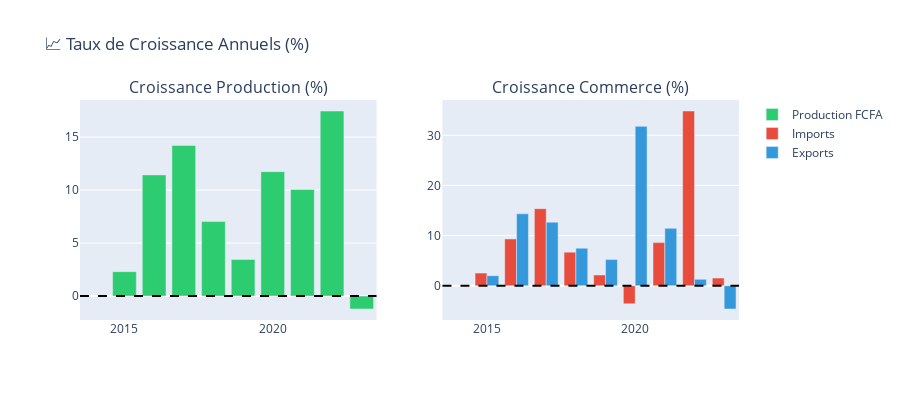

The cell this chart's notebook holds for it:
### Markdown cell above
## 8. 📋 Analyse des tendances temporelles

### Code cell
# Calcul des taux de croissance annuels
def calculate_growth_rates(df, value_col, year_col='year'):
    """Calcule les taux de croissance annuels"""
    df_sorted = df.sort_values(year_col)
    growth_rates = df_sorted[value_col].pct_change() * 100
    return growth_rates

# Taux de croissance pour les totaux
df_total_sorted = df_total.sort_values('year').copy()
df_total_sorted['growth_prod_fcfa'] = calculate_growth_rates(df_total_sorted, 'production_fcfa')
df_total_sorted['growth_prod_tonnes'] = calculate_growth_rates(df_total_sorted, 'production_tonnes')

df_commerce_sorted = df_commerce_total.sort_values('year').copy()
df_commerce_sorted['growth_imports'] = calculate_growth_rates(df_commerce_sorted, 'imports_fcfa')
df_commerce_sorted['growth_exports'] = calculate_growth_rates(df_commerce_sorted, 'exports_fcfa')

# Visualisation des taux de croissance
fig = make_subplots(rows=1, cols=2, 
                    subplot_titles=('Croissance Production (%)', 'Croissance Commerce (%)'))

# Production
fig.add_trace(
    go.Bar(x=df_total_sorted['year'], y=df_total_sorted['growth_prod_fcfa'],
           name='Production FCFA', marker_color='#2ecc71'),
    row=1, col=1
)

# Commerce
fig.add_trace(
    go.Bar(x=df_commerce_sorted['year'], y=df_commerce_sorted['growth_imports'],
           name='Imports', marker_color='#e74c3c'),
    row=1, col=2
)
fig.add_trace(
    go.Bar(x=df_commerce_sorted['year'], y=df_commerce_sorted['growth_exports'],
           name='Exports', marker_color='#3498db'),
    row=1, col=2
)

fig.update_layout(height=400, title_text="📈 Taux de Croissance Annuels (%)", barmode='group')
fig.add_hline(y=0, line_dash="dash", line_color="black", row=1, col=1)
fig.add_hline(y=0, line_dash="dash", line_color="black", row=1, col=2)
fig.show()

# Statistiques de croissance
print("\n📊 Statistiques de croissance (Production FCFA):")
print(f"   Croissance moyenne annuelle: {df_total_sorted['growth_prod_fcfa'].mean():.2f}%")
print(f"   Croissance min: {df_total_sorted['growth_prod_fcfa'].min():.2f}%")
print(f"   Croissance max: {df_total_sorted['growth_prod_fcfa'].max():.2f}%")

### Figure 1 — Plotly figure (JSON) as saved in the notebook; plotly's stock layout.template omitted (floating-point values rounded to 4 significant figures)
{"data": [{"marker": {"color": "#2ecc71"}, "name": "Production FCFA", "type": "bar", "x": [2014, 2015, 2016, 2017, 2018, 2019, 2020, 2021, 2022, 2023], "xaxis": "x", "y": [NaN, 2.3, 11.43, 14.22, 7.037, 3.456, 11.74, 10.05, 17.46, -1.224], "yaxis": "y"}, {"marker": {"color": "#e74c3c"}, "name": "Imports", "type": "bar", "x": [2014, 2015, 2016, 2017, 2018, 2019, 2020, 2021, 2022, 2023], "xaxis": "x2", "y": [NaN, 2.519, 9.327, 15.38, 6.704, 2.145, -3.606, 8.601, 34.85, 1.53], "yaxis": "y2"}, {"marker": {"color": "#3498db"}, "name": "Exports", "type": "bar", "x": [2014, 2015, 2016, 2017, 2018, 2019, 2020, 2021, 2022, 2023], "xaxis": "x2", "y": [NaN, 1.999, 14.35, 12.68, 7.488, 5.221, 31.78, 11.44, 1.276, -4.638], "yaxis": "y2"}], "layout": {"annotations": [{"font": {"size": 16}, "showarrow": false, "text": "Croissance Production (%)", "x": 0.225, "xanchor": "center", "xref": "paper", "y": 1, "yanchor": "bottom", "yref": "paper"}, {"font": {"size": 16}, "showarrow": false, "text": "Croissance Commerce (%)", "x": 0.775, "xanchor": "center", "xref": "paper", "y": 1, "yanchor": "bottom", "yref": "paper"}], "barmode": "group", "height": 400, "shapes": [{"line": {"color": "black", "dash": "dash"}, "type": "line", "x0": 0, "x1": 1, "xref": "x domain", "y0": 0, "y1": 0, "yref": "y"}, {"line": {"color": "black", "dash": "dash"}, "type": "line", "x0": 0, "x1": 1, "xref": "x2 domain", "y0": 0, "y1": 0, "yref": "y2"}], "title": {"text": "📈 Taux de Croissance Annuels (%)"}, "xaxis": {"anchor": "y", "domain": [0, 0.45]}, "xaxis2": {"anchor": "y2", "domain": [0.55, 1]}, "yaxis": {"anchor": "x", "domain": [0, 1]}, "yaxis2": {"anchor": "x2", "domain": [0, 1]}}}
